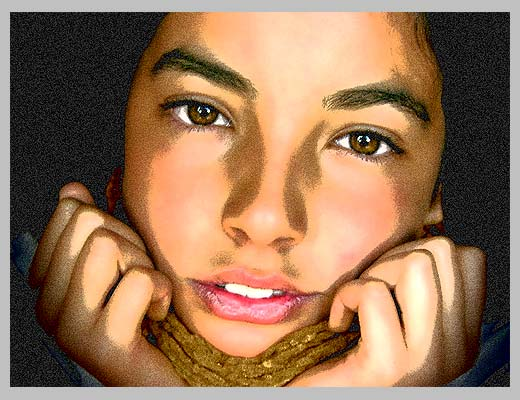
#> input picture examples/film-grain.jpg, 520 x 400 px
$ python comic_book_effect.py
#> lines starting #> are read from the running program, lines starting #| are printed output that depends on the picture; after the words box and inside, x2 and y2 are one past the last pixel; in counts of white or black regions, pixels touching at a corner belong together
from PIL import Image, ImageDraw, ImageStat
import cv2
from sklearn.cluster import MiniBatchKMeans
import numpy as np


class ComicBookEffect(object):
    def __init__(self, sample=8, scale=1, percentage=50, angles=[0,15,30,45], contrast=False, quantization=True,
                 grain=False, alpha_blending=0.4):
        self.sample = sample
        self.angles = angles
        self.scale = scale
        self.percentage = percentage
        self.quantization = quantization
        self.contrast = contrast
        self.grain = grain
        self.alpha = alpha_blending

    def process(self, input_path, out_path):
#> called with input_path = 'examples/film-grain.jpg', out_path = 'examples/comic_effect_film-grain.jpg'
        img = Image.open(input_path)
#> img is the input picture: PIL image 520x400 RGB; mean R, G, B 151, 115.7, 87.2
        original = np.array(img).copy()

        if self.contrast:
            img = self.apply_contrast(img)

        if self.grain:
            img = self.apply_grain(img)

        if self.quantization:
            img = self.quantization_image(img, num_clusters=10)

        cmyk = self.gcr(img)
        dots = self.halftone(img, cmyk)
        img = Image.merge('CMYK', dots)
        img = img.convert('RGB')
        img = cv2.cvtColor(np.array(img), cv2.COLOR_RGB2BGR)
        original = cv2.cvtColor(original, cv2.COLOR_RGB2BGR)

        out = img * self.alpha + (1 - self.alpha) * original
        cv2.imwrite(out_path, out)

    def halftone(self, img, cmyk):
        cmyk = cmyk.split()
        dots = []

        for channel, angle in zip(cmyk, self.angles):
            channel = channel.rotate(angle, expand=1)
            size =channel.size[0] * self.scale, channel.size[1] * self.scale
            half_tone = Image.new('L', size)
            draw = ImageDraw.Draw(half_tone)

            for x in range(0, channel.size[0], self.sample):
                for y in range(0, channel.size[1], self.sample):
                    box = channel.crop((x, y, x + self.sample, y + self.sample))
                    mean = ImageStat.Stat(box).mean[0]
                    diameter = (mean / 255) ** 0.5
                    box_size = self.sample * self.scale
                    draw_diameter = diameter * box_size
                    box_x, box_y = (x * self.scale), (y * self.scale)
                    x1 = box_x + ((box_size - draw_diameter) / 2)
                    y1 = box_y + ((box_size - draw_diameter) / 2)
                    x2 = x1 + draw_diameter
                    y2 = y1 + draw_diameter

                    draw.ellipse([(x1, y1), (x2, y2)], fill=255)

            half_tone = half_tone.rotate(-angle, expand=1)
            width_half, height_half = half_tone.size

            # Top-left and bottom-right of the image to crop to:
            xx1 = (width_half - img.size[0] * self.scale) / 2
            yy1 = (height_half - img.size[1] * self.scale) / 2
            xx2 = xx1 + img.size[0] * self.scale
            yy2 = yy1 + img.size[1] * self.scale

            half_tone = half_tone.crop((xx1, yy1, xx2, yy2))
            dots.append(half_tone)
        return dots

    def apply_contrast(self, image):
        return image

    def apply_grain(self, image):
        return image

    def quantization_image(self, image, num_clusters=10):
#> called with num_clusters = 10
        image = np.array(image)
        image = cv2.cvtColor(image, cv2.COLOR_RGB2BGR)
        (h, w) = image.shape[:2]
#> h = 400; w = 520
        image = cv2.cvtColor(image, cv2.COLOR_BGR2LAB)
#> image: shape (400, 520, 3); mean of channels 0, 1, 2 127.8, 138.4, 148.5
        image = image.reshape((image.shape[0] * image.shape[1], 3))

        # apply k-means using the specified number of clusters and
        # then create the quantized image based on the predictions
        clt = MiniBatchKMeans(n_clusters=num_clusters)
        labels = clt.fit_predict(image)
        quant = clt.cluster_centers_.astype("uint8")[labels]
        quant = quant.reshape((h, w, 3))

        # convert from L*a*b* to RGB
        quant = cv2.cvtColor(quant, cv2.COLOR_LAB2BGR)
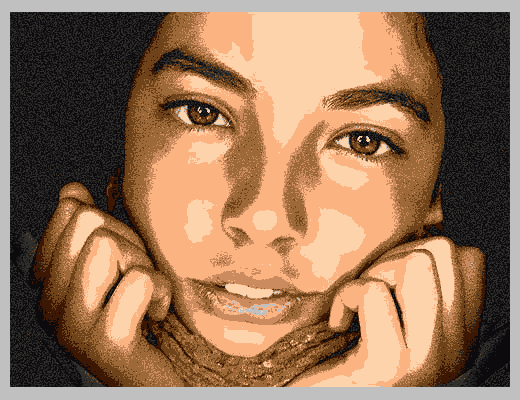
#> quant: shape (400, 520, 3); mean B, G, R 87.9, 115.5, 150
        quant = Image.fromarray(cv2.cvtColor(quant, cv2.COLOR_BGR2RGB))
#> quant: PIL image 520x400 RGB
        return quant

    def gcr(self, image):
        """
        Basic "Gray Component Replacement" function. Returns a CMYK image with
        percentage gray component removed from the CMY channels and put in the
        K channel, ie. for percentage=100, (41, 100, 255, 0) >> (0, 59, 214, 41)
        """
        cmyk_im = image.convert('CMYK')
        if not self.percentage:
            return cmyk_im
        cmyk_im = cmyk_im.split()
        cmyk = []
        for i in range(4):
            cmyk.append(cmyk_im[i].load())
#> after the loop, cmyk = 4 items
        for x in range(image.size[0]):
            for y in range(image.size[1]):
                gray = min(cmyk[0][x,y], cmyk[1][x,y], cmyk[2][x,y]) * self.percentage / 100
                for i in range(3):
                    cmyk[i][x,y] = cmyk[i][x,y] - int(gray)
                cmyk[3][x,y] = int(gray)
        return Image.merge('CMYK', cmyk_im)
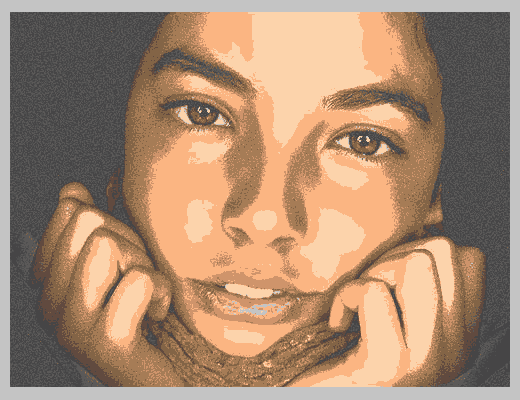
#> returned value: PIL image 520x400 CMYK; mean R, G, B 168.6, 137.9, 113


if __name__ == "__main__":
    effect = ComicBookEffect()
    effect.process("examples/film-grain.jpg", "examples/comic_effect_film-grain.jpg")
#> the loop in halftone, `for channel, angle in zip(cmyk, self.angles):` made 4 passes
#> (angle, size, width_half, height_half, xx1, yy1, xx2, yy2) on passes 2 to 4: (15, (606, 522), 722, 662, 101, 131, 621, 531), (30, (652, 608), 870, 854, 175, 227, 695, 627), (45, (652, 652), 924, 924, 202, 262, 722, 662)
#> (angle, width_half, height_half, xx1, yy1, xx2, yy2) on pass 1: (0, 520, 400, 0, 0, 520, 400)
#> pass 1, in halftone, `channel = channel.rotate(angle, expand=1)`:
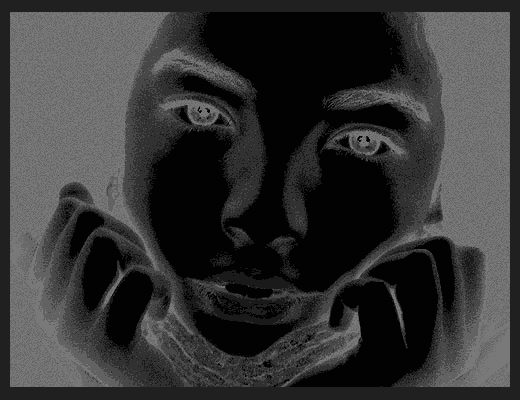
#> channel: PIL image 520x400 L; min 2, max 121, mean 52.7
#> pass 1, in halftone, `half_tone = half_tone.rotate(-angle, expand=1)`:
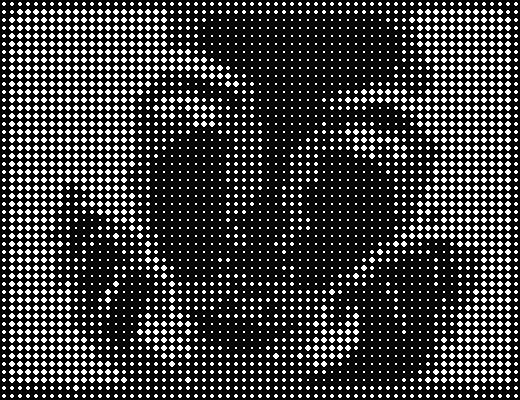
#> half_tone: PIL image 520x400 L; 22.3% white in thin lines or dots
#> after the loop in halftone, `for channel, angle in zip(cmyk, self.angles):`:
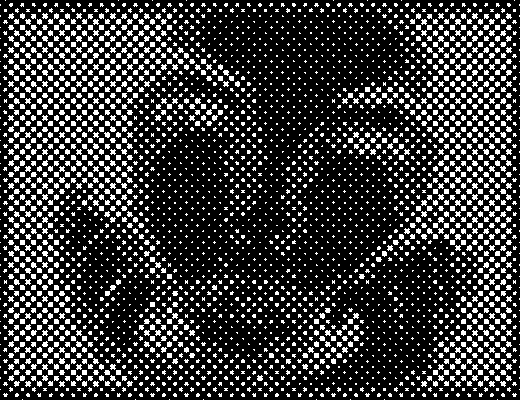
#> half_tone: PIL image 520x400 L; 21.8% white; 3271 white regions (2051 under 20 px), largest, box (x1, y1, x2, y2) and area: (59, 19, 65, 25) 28, (455, 19, 461, 25) 28, (76, 36, 82, 42) 28
#> in process, `out = img * self.alpha + (1 - self.alpha) * original`:
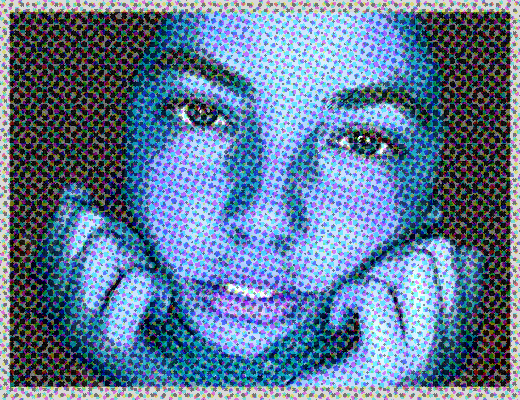
#> out: shape (400, 520, 3) float64; mean R, G, B 96.4, 123.4, 154.3
#> in process, `cv2.imwrite(out_path, out)`:
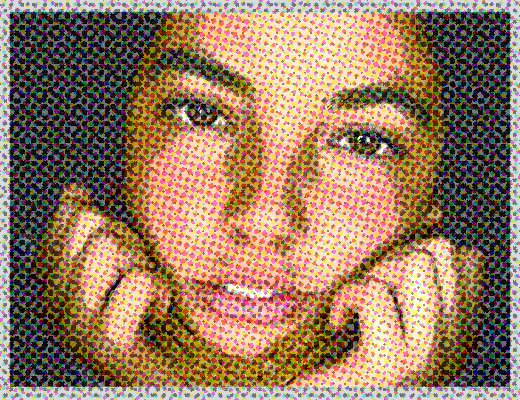
#> saved as comic_effect_film-grain.jpg: shape (400, 520, 3); mean B, G, R 96.4, 123.4, 154.3
